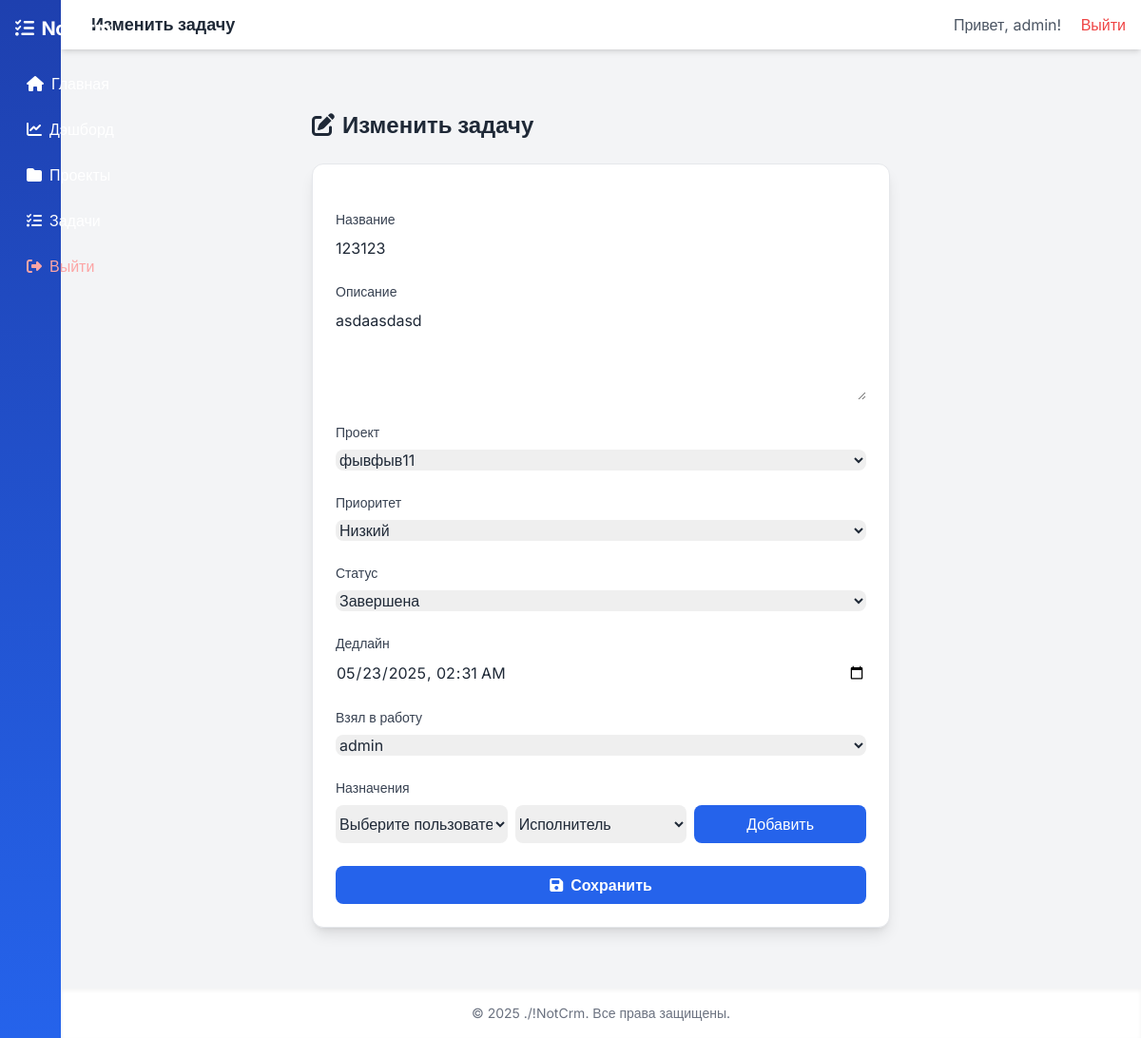
Page /dashboard/tasks/2/edit/ (signed in) on the committed database.
### tasks/models.py (models this page shows, shortened)
class Task(models.Model):
    PRIORITY_CHOICES = (
        ('LOW', 'Низкий'),
        ('MEDIUM', 'Средний'),
        ('HIGH', 'Высокий'),
    )
    STATUS_CHOICES = (
        ('OPEN', 'Открыта'),
        ('IN_PROGRESS', 'В процессе'),
        ('COMPLETED', 'Завершена'),
        ('BLOCKED', 'Заблокирована'),
    )
    name = models.CharField(max_length=255, verbose_name="Название")
    description = models.TextField(blank=True, verbose_name="Описание")
    project = models.ForeignKey(Project, on_delete=models.CASCADE, related_name='tasks', verbose_name="Проект")
    priority = models.CharField(max_length=10, choices=PRIORITY_CHOICES, default='MEDIUM', verbose_name="Приоритет")
    status = models.CharField(max_length=20, choices=STATUS_CHOICES, default='OPEN', verbose_name="Статус")
    created_by = models.ForeignKey(
        User,
        on_delete=models.CASCADE,
        related_name='created_tasks',
        verbose_name="Создатель"
    )
    created_at = models.DateTimeField(auto_now_add=True, verbose_name="Дата создания")
    updated_at = models.DateTimeField(auto_now=True, verbose_name="Дата обновления")
    deadline_time = models.DateTimeField(
        null=True,
        blank=True,
        validators=[validate_deadline],
        verbose_name="Дедлайн"
    )
    tags = TaggableManager(blank=True, verbose_name="Теги")
    taken_in_progress_by = models.ForeignKey(
        User,
        on_delete=models.SET_NULL,
        null=True,
        blank=True,
        related_name='tasks_in_progress',
        verbose_name="Взял в работу"
    )
    class Meta:
        verbose_name = "Задача"
        verbose_name_plural = "Задачи"

### tasks/views.py (the view)
# urls.py: path('<int:pk>/edit/', views.tasks_edit, name='tasks_edit'),
@login_required
def tasks_edit(request, pk):
    task = get_object_or_404(Task, pk=pk)
    if not (
        task.created_by == request.user or
        TaskAssignment.objects.filter(task=task, user=request.user, role__in=['ASSIGNEE', 'CREATOR']).exists()
    ):
        messages.error(request, 'У вас нет прав для редактирования этой задачи')
        return redirect('tasks_list')
    if request.method == 'POST':
        form = AddTaskForm(request.POST, instance=task, user=request.user)
        if form.is_valid():
            form.save()
            messages.success(request, 'Задача успешно отредактирована')
            return redirect('tasks_list')
    else:
        form = AddTaskForm(instance=task, user=request.user)
    all_users = User.objects.all()
    current_assignments = task.assignments.exclude(role='CREATOR').values('user_id', 'role')
    return render(request, 'tasks/tasks_edit.html', {
        'form': form,
        'task': task,
        'all_users': all_users,
        'roles': TaskAssignment.CHOICES_ROLE,
        'current_assignments': list(current_assignments)
    })

### projects/models.py (called while the page is built)
    def __str__(self):
        return self.name

### tasks/templates/tasks/tasks_edit.html (shortened to what this page needs)
{% extends 'core/base.html' %}
{% load widget_tweaks %}
{% block header %}Изменить задачу{% endblock %}
{% block content %}
<div class="max-w-2xl mx-auto px-4 sm:px-6 lg:px-8 py-10">
  <h1 class="text-2xl font-bold text-gray-800 dark:text-gray-100 mb-6"><i class="fas fa-edit mr-2"></i>Изменить задачу</h1>
  <form method="post" action="." class="bg-white dark:bg-gray-800 p-6 rounded-xl shadow-lg border border-gray-200 dark:border-gray-700 space-y-6">
    <div class="grid grid-cols-1 gap-6">
      {% for field in form %}
        {% if field.name != 'assignments' %}
          <div class="space-y-2">
            <label class="block text-sm font-medium text-gray-700 dark:text-gray-300">{{ field.label }}</label>
            {% render_field field class="mt-1 block w-full rounded-lg border-gray-300 dark:border-gray-600 dark:bg-gray-700 dark:text-gray-100 focus:ring-blue-500 focus:border-blue-500" %}
          </div>
        {% endif %}
      {% endfor %}
      <div class="space-y-2">
        <label class="block text-sm font-medium text-gray-700 dark:text-gray-300">Назначения</label>
        <div class="grid grid-cols-1 sm:grid-cols-3 gap-2 mt-2">
          <select id="user-select" class="w-full rounded-lg border-gray-300 dark:border-gray-600 dark:bg-gray-700 dark:text-gray-100">
            <option value="">Выберите пользователя</option>
          </select>
          <select id="role-select" class="w-full rounded-lg border-gray-300 dark:border-gray-600 dark:bg-gray-700 dark:text-gray-100">
            {% for role_value, role_label in roles %}
              {% if role_value != 'CREATOR' %}
                <option value="{{ role_value }}">{{ role_label }}</option>
              {% endif %}
            {% endfor %}
          </select>
          <button type="button" id="add-assignment" class="bg-blue-600 text-white px-4 py-2 rounded-lg hover:bg-blue-700 transition">Добавить</button>
        </div>
      </div>
    </div>
    <button type="submit" class="w-full bg-blue-600 text-white py-2 rounded-lg font-semibold hover:bg-blue-700 transition mt-6">
      <i class="fas fa-save mr-2"></i>Сохранить
    </button>
  </form>
</div>
{% endblock %}

### core/templates/core/base.html (shortened to what this page needs)
<!DOCTYPE html>
<html lang="ru">
  <head>
    <script src="https://cdn.tailwindcss.com"></script>
    <link rel="stylesheet" href="https://cdnjs.cloudflare.com/ajax/libs/font-awesome/6.4.2/css/all.min.css" />
    {% load widget_tweaks %}
  </head>
  <body class="bg-gray-100 text-gray-800 dark:bg-gray-900 dark:text-gray-300 font-sans" style="font-family: 'Inter', sans-serif;">
    <div class="flex min-h-screen">
      <aside id="sidebar" class="fixed inset-y-0 left-0 w-64 bg-gradient-to-b from-blue-800 to-blue-600 text-white p-4 transform -translate-x-full transition-transform duration-300 z-40 md:w-16 md:translate-x-0 md:static md:flex md:flex-col sidebar-collapsed">
        <div class="flex items-center justify-between mb-6">
          <h2 class="text-xl font-bold tracking-tight flex items-center space-x-2">
            <i class="fas fa-tasks"></i>
          </h2>
        </div>
        <nav class="flex flex-col space-y-2 flex-1">
          <a href="{% url 'index' %}" class="flex items-center space-x-2 hover:bg-blue-500 px-3 py-2 rounded transition-colors" title="Главная">
            <i class="fas fa-home"></i>
          </a>
          {% if request.user.is_authenticated %}
            <a href="{% url 'dashboard' %}" class="flex items-center space-x-2 hover:bg-blue-500 px-3 py-2 rounded transition-colors" title="Дэшборд">
              <i class="fas fa-chart-line"></i>
            </a>
            <a href="{% url 'projects:project_list' %}" class="flex items-center space-x-2 hover:bg-blue-500 px-3 py-2 rounded transition-colors" title="Проекты">
              <i class="fas fa-folder"></i>
            </a>
            <a href="{% url 'tasks_list' %}" class="flex items-center space-x-2 hover:bg-blue-500 px-3 py-2 rounded transition-colors" title="Задачи">
              <i class="fas fa-tasks"></i>
            </a>
            <form method="post" action="{% url 'logout' %}" class="mt-auto">
              <button type="submit" class="flex items-center space-x-2 w-full text-red-300 hover:bg-red-600 hover:text-white px-3 py-2 rounded transition-colors" title="Выйти">
                <i class="fas fa-sign-out-alt"></i>
              </button>
            </form>
          {% endif %}
        </nav>
      </aside>
      <div class="flex-1 flex flex-col">
        <header class="flex items-center justify-between bg-white dark:bg-gray-800 shadow-md px-4 py-3 z-10">
          <div class="flex items-center space-x-4">
            <h1 class="text-lg font-semibold text-gray-800 dark:text-gray-100">{% block header %}{% endblock %}</h1>
          </div>
          <div class="space-x-4">
            {% if request.user.is_authenticated %}
              <span class="text-gray-600 dark:text-gray-400">Привет, {{ request.user.username }}!</span>
              <form method="post" action="{% url 'logout' %}" class="inline">
                <button type="submit" class="text-red-500 hover:text-red-700 dark:hover:text-red-400 transition-colors">Выйти</button>
              </form>
            {% else %}
              <a href="{% url 'login' %}" class="text-blue-600 hover:text-blue-800 dark:text-blue-400 dark:hover:text-blue-300 transition-colors">Вход</a>
              <a href="{% url 'signup' %}" class="text-blue-600 hover:text-blue-800 dark:text-blue-400 dark:hover:text-blue-300 transition-colors">Регистрация</a>
            {% endif %}
          </div>
        </header>
        <main class="flex-1 p-6 bg-gray-100 dark:bg-gray-900">
          {% block content %}
          {% endblock %}
        </main>
        <footer class="py-4 text-center text-sm text-gray-500 dark:text-gray-400 bg-white dark:bg-gray-800 shadow-inner">
          <p>© 2025 ./!NotCrm. Все права защищены.</p>
        </footer>
      </div>
    </div>
  </body>
</html>

### core/templates/core/base.html (style rules this page uses)
.sidebar-collapsed { width: 64px; }
#sidebar { transition: all 0.3s ease-in-out; }

### rows in the picture
Task: name "123123" "asdaasdasd" "фывфыв11" "Низкий" "Завершена" "05/23/2025 02:31" "admin"

### other values in the picture
{{ request.user.username }} "admin"
{{ field.label }} "Название" "Описание" "Проект" "Приоритет" "Статус" "Дедлайн" "Взял в работу"
form field value "Исполнитель"
